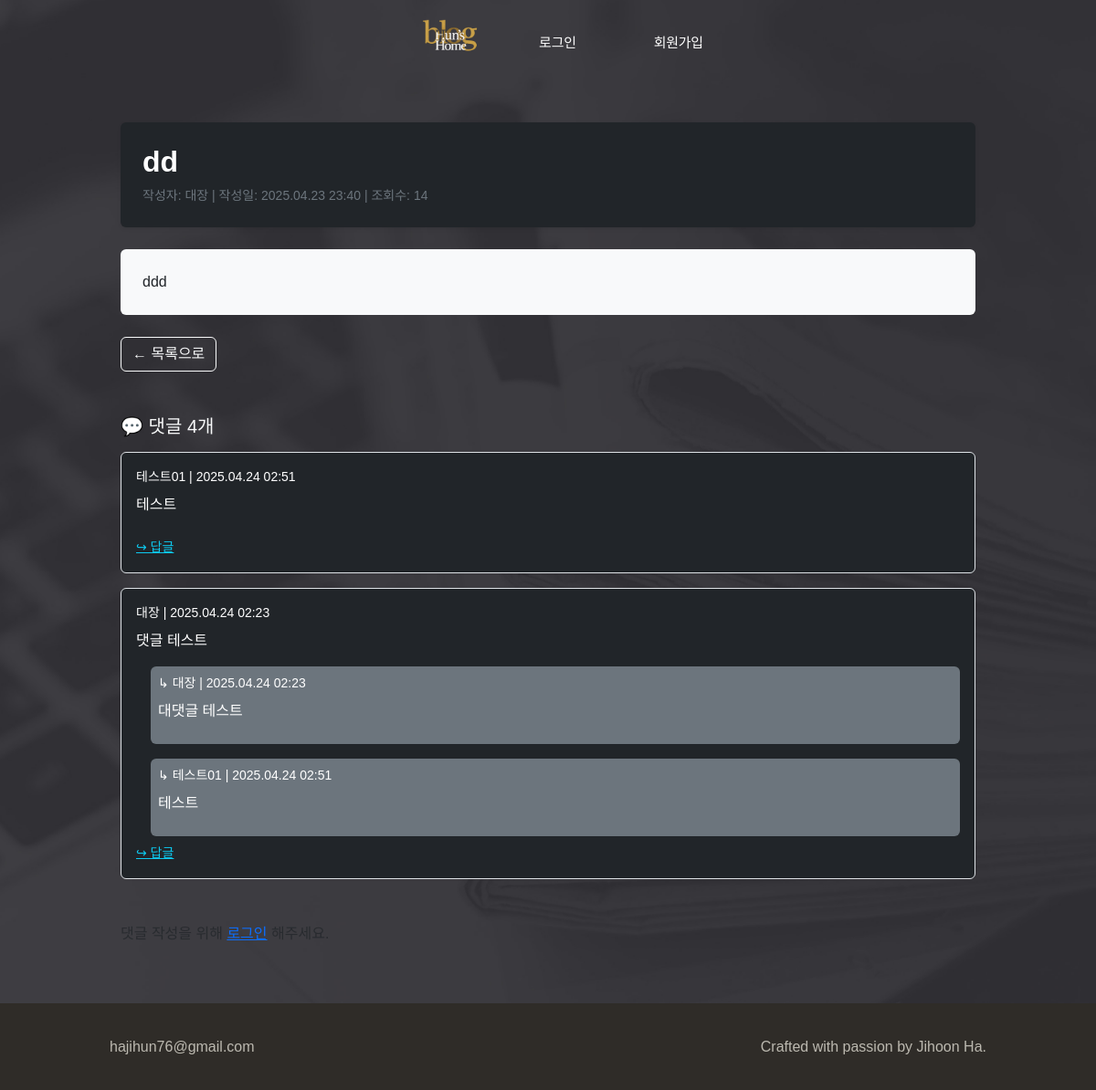
/community/3/, run on the app's committed database.
### community/models.py (models this page shows, shortened)
class Post(models.Model):
    title = models.CharField(max_length=100)
    content = CKEditor5Field(config_name='default')
    created_at = models.DateTimeField(auto_now_add=True)
    views = models.PositiveIntegerField(default=0)
    is_notice = models.BooleanField(default=False, verbose_name="공지로 등록")
    author = models.ForeignKey(User, on_delete=models.CASCADE)

class Comment(models.Model):
    post = models.ForeignKey(Post, on_delete=models.CASCADE, related_name='comments')
    author = models.ForeignKey(User, on_delete=models.CASCADE)
    content = models.TextField()
    created_at = models.DateTimeField(auto_now_add=True)
    parent = models.ForeignKey('self', null=True, blank=True, on_delete=models.CASCADE, related_name='replies')
    class Meta:
        ordering = ['created_at']

### blog/models.py (models this page shows, shortened)
class User(AbstractUser):
    nickname = models.CharField(
        max_length=15,
        unique=True,
        null=True,
        blank=True,
        validators=[validate_no_special_characters],
        error_messages={'unique': '이미 사용중인 닉네임입니다.'},
    )
    profile_pic = models.ImageField(default='default_profile_pic.jpg', upload_to='profile_pics')
    intro = models.CharField(max_length=60, blank=True)

### community/views.py (the view)
# urls.py: path('<int:post_id>/', views.PostDetailView.as_view(), name='community_detail'),
class PostDetailView(DetailView):
    model = Post
    template_name = 'community/post_detail.html'
    context_object_name = 'post'
    pk_url_kwarg = 'post_id'
    def get_object(self, queryset=None):
        post = super().get_object(queryset)
        post.views += 1
        post.save(update_fields=['views'])
        return post
    def get_context_data(self, **kwargs):
        context = super().get_context_data(**kwargs)
        context['comments'] = self.object.comments.all().order_by('-created_at')
        context['comment_form'] = CommentForm()
        return context
    def post(self, request, *args, **kwargs):
        self.object = self.get_object()
        form = CommentForm(request.POST)
        if form.is_valid():
            comment = form.save(commit=False)
            comment.post = self.object
            comment.author = request.user
            comment.save()
            return redirect('community_detail', post_id=self.object.pk)
        return self.render_to_response(self.get_context_data(comment_form=form))

### community/templates/community/post_detail.html (shortened to what this page needs)
{% extends "blog_base/base_with_navbar.html" %}
{% load static %}
{% block extra_head %}
<link rel="stylesheet" href="{% static 'community/css/navbar_override.css' %}">
{% endblock extra_head %}
{% block content %}
<link href="https://cdn.jsdelivr.net/npm/bootstrap@5.3.0/dist/css/bootstrap.min.css" rel="stylesheet">
<main class="container-lg py-5" style="max-width: 960px;">
  <div class="bg-dark text-white rounded shadow-sm p-4 mb-4">
    <h2 class="fw-bold">{{ post.title }}</h2>
    <div class="small text-secondary mt-2">
      작성자: {{ post.author.nickname }} |
      작성일: {{ post.created_at|date:"Y.m.d H:i" }} |
      조회수: {{ post.views }}
    </div>
  </div>
  <div class="bg-light rounded p-4 mb-4">
    <div class="text-dark">
      {{ post.content|linebreaksbr }}
    </div>
  </div>
  <div class="d-flex justify-content-between mb-5">
    <a href="{% url 'community_list' %}" class="btn btn-outline-light">← 목록으로</a>
  </div>
  <section class="mb-5">
    <h5 class="text-light mb-3">💬 댓글 {{ post.comments.count }}개</h5>
    {% for comment in comments %}
      {% if not comment.parent %}
      <div class="border rounded bg-dark text-white p-3 mb-3">
        <div class="d-flex justify-content-between small">
          <span>{{ comment.author.nickname }} | {{ comment.created_at|date:"Y.m.d H:i" }}</span>
        </div>
        <div class="mt-2">{{ comment.content|linebreaks }}</div>
        {% for reply in comment.replies.all %}
          <div class="bg-secondary text-white mt-3 ms-3 p-2 rounded">
            <div class="d-flex justify-content-between small">
              <span>↳ {{ reply.author.nickname }} | {{ reply.created_at|date:"Y.m.d H:i" }}</span>
            </div>
            <div class="mt-2">{{ reply.content|linebreaks }}</div>
          </div>
        {% endfor %}
        <a href="#" class="text-info small mt-2 d-inline-block reply-toggle" data-id="{{ comment.id }}">↪ 답글</a>
      </div>
      {% endif %}
    {% empty %}
      <p class="text-secondary">댓글이 없습니다.</p>
    {% endfor %}
  </section>
  {% if user.is_authenticated %}
    <form method="post" class="mt-4">
      {% csrf_token %}
      {{ comment_form }}
      <button type="submit" class="btn btn-outline-light mt-2">댓글 작성</button>
    </form>
  {% else %}
    <p class="text-muted mt-3">댓글 작성을 위해 <a href="{% url 'account_login' %}">로그인</a> 해주세요.</p>
  {% endif %}
</main>
{% endblock content %}

### blog/static/blog/css/theme.css (style rules this page uses)
* { font-family: "Spoqa Han Sans Neo", sans-serif; }
:root { --border: #e3e1dc; --text: #fff; --link: #fff; --site-footer: #bcb9b0; --site-footer-background: #2f2c28; --site-header-background: rgba(255, 255, 255, 0.76); --max-content-width: 1000px; --input-background: #fff; --input-border: #cccac3; --input-error: #999; --input-error-border: #e6584e; --input-focus-border: #ffcc00; --input-focus-background: #fffdf3; --input-placeholder: #bcb9b0; --button-text: #fff; --button-primary-background: #222; --button-primary-hover-background: #444; --account-link: #fff; --box-border: #e3e1dc; --dialog-border: #e3e1dc; --dialog-background: #f6f5f3; --dialog-info: #e1811b; --max-content-width: 1000px; --file-content-border: #cccac3; --file-content-background: #fff; --profile-header-edit: #7b776b; --main-header-border: #f0efec; --main-header-background: #fff; --profile-header-edit: #7b776b; --avatar-placeholder: #e3e1dc; --chip-border: #e3e1dc; --chip-text: #2f2c28; }

### blog/static/blog/css/styles.css (style rules this page uses)
html { position: relative; min-height: 100vh; margin: 0; }
body { display: flex; min-height: 100vh; flex-direction: column; margin: 0; padding: 0; background: url("../images/bg.jpg") no-repeat center top/cover; -webkit-font-smoothing: antialiased; -moz-osx-font-smoothing: auto; word-break: keep-all; }
a, a:hover { color: var(--text); }
a { text-decoration: none; }

### data on the page
Post: title "dd", author.nickname "대장", created_at "2025.04.23 23:40", views "14", content "ddd", comments.count "4"
Comment: author.nickname "테스트01", created_at "2025.04.24 02:51", content "테스트"
Comment: author.nickname "대장", created_at "2025.04.24 02:23", content "댓글 테스트"
Comment: author.nickname "대장", created_at "2025.04.24 02:23", content "대댓글 테스트"
Comment: author.nickname "테스트01", created_at "2025.04.24 02:51", content "테스트"
